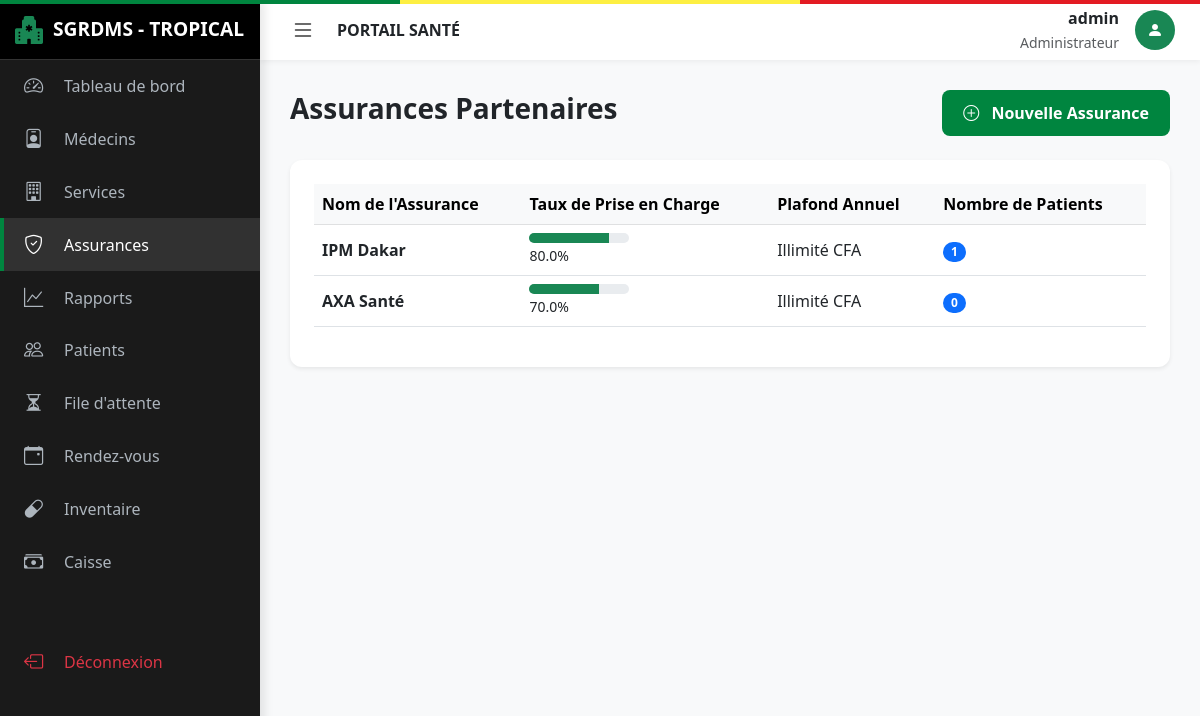
Screenshot of /admin/assurances (signed in) with the database file from the repository.
### app/models.py (models this page shows)
class Utilisateur(db.Model, UserMixin):
    id = db.Column(db.Integer, primary_key=True)
    username = db.Column(db.String(50), unique=True, nullable=False)
    password = db.Column(db.String(100), nullable=False)
    role = db.Column(db.String(20), nullable=False) # Admin, Medecin, Patient, Pharmacien, Receptionniste
    date_creation = db.Column(db.DateTime, default=datetime.utcnow)
    patient_id = db.Column(db.Integer, db.ForeignKey('patient.id'), nullable=True)
    patient = db.relationship('Patient', backref='user', uselist=False)
    medecin_id = db.Column(db.Integer, db.ForeignKey('medecin.id'), nullable=True)
    medecin = db.relationship('Medecin', backref='user', uselist=False)

class Assurance(db.Model):
    id = db.Column(db.Integer, primary_key=True)
    nom_assurance = db.Column(db.String(100), nullable=False)
    taux_pec = db.Column(db.Float) # Taux Prise En Charge
    plafond_annuel = db.Column(db.Float)

### app/routes.py (the view)
@main.route("/admin/assurances")
@login_required
def list_assurances():
    if current_user.role != 'Administrateur': return redirect(url_for('main.dashboard'))
    return render_template('admin/assurances.html', assurances=Assurance.query.all())

### app/__init__.py (called while the page is built)
def create_app(config_class=Config):
    app = Flask(__name__)
    app.config.from_object(Config)
    db.init_app(app)
    bcrypt.init_app(app)
    login_manager.init_app(app)
    from app.routes import main
    app.register_blueprint(main)
    @app.context_processor
    def inject_now():
        from datetime import datetime
        return {'datetime': datetime}
    return app

### app/models.py (called while the page is built)
@login_manager.user_loader
def load_user(user_id):
    return Utilisateur.query.get(int(user_id))

### app/templates/admin/assurances.html (shortened to what this page needs)
{% extends "base.html" %}
{% block content %}
<div class="d-flex justify-content-between align-items-center mb-4">
    <h3 class="fw-bold">Assurances Partenaires</h3>
    <a href="{{ url_for('main.nouvelle_assurance') }}" class="btn btn-senegal">
        <i class="bi bi-plus-circle me-2"></i> Nouvelle Assurance
    </a>
</div>
<div class="card border-0 shadow-sm p-4">
    <div class="table-responsive">
        <table class="table table-hover align-middle">
            <thead class="table-light">
                <tr>
                    <th>Nom de l'Assurance</th>
                    <th>Taux de Prise en Charge</th>
                    <th>Plafond Annuel</th>
                    <th>Nombre de Patients</th>
                </tr>
            </thead>
            <tbody>
                {% for a in assurances %}
                <tr>
                    <td class="fw-bold">{{ a.nom_assurance }}</td>
                    <td>
                        <div class="progress" style="height: 10px; width: 100px;">
                            <div class="progress-bar bg-success" role="progressbar" style="width: {{ a.taux_pec }}%" aria-valuenow="{{ a.taux_pec }}" aria-valuemin="0" aria-valuemax="100"></div>
                        </div>
                        <small>{{ a.taux_pec }}%</small>
                    </td>
                    <td>{{ a.plafond_annuel if a.plafond_annuel else 'Illimité' }} CFA</td>
                    <td><span class="badge bg-primary rounded-pill">{{ a.patients|length }}</span></td>
                </tr>
                {% else %}
                <tr>
                    <td colspan="4" class="text-center text-muted py-4">Aucune assurance enregistrée.</td>
                </tr>
                {% endfor %}
            </tbody>
        </table>
    </div>
</div>
{% endblock %}

### app/templates/base.html (shortened to what this page needs)
<!DOCTYPE html>
<html lang="fr">
<head>
    <link href="https://cdn.jsdelivr.net/npm/bootstrap@5.3.0/dist/css/bootstrap.min.css" rel="stylesheet">
    <link rel="stylesheet" href="https://cdn.jsdelivr.net/npm/bootstrap-icons@1.11.0/font/bootstrap-icons.css">
</head>
<body>
    {% if current_user.is_authenticated %}
    <div id="sidebar">
        <div class="sidebar-header">
            <i class="bi bi-hospital-fill text-success fs-3"></i>
            <span class="logo-text">SGRDMS - TROPICAL</span>
        </div>
            <a href="{{ url_for('main.dashboard') }}" class="menu-item {{ 'active' if request.endpoint == 'main.dashboard' }}">
                <i class="bi bi-speedometer2"></i>
                <span class="menu-text">Tableau de bord</span>
            </a>
            {% if current_user.role == 'Administrateur' %}
            <a href="{{ url_for('main.list_medecins') }}" class="menu-item {{ 'active' if request.endpoint == 'main.list_medecins' }}">
                <i class="bi bi-person-badge"></i>
                <span class="menu-text">Médecins</span>
            </a>
            <a href="{{ url_for('main.list_services') }}" class="menu-item {{ 'active' if request.endpoint == 'main.list_services' }}">
                <i class="bi bi-building"></i>
                <span class="menu-text">Services</span>
            </a>
            <a href="{{ url_for('main.list_assurances') }}" class="menu-item {{ 'active' if request.endpoint == 'main.list_assurances' }}">
                <i class="bi bi-shield-check"></i>
                <span class="menu-text">Assurances</span>
            </a>
            <a href="{{ url_for('main.rapports') }}" class="menu-item {{ 'active' if request.endpoint == 'main.rapports' }}">
                <i class="bi bi-graph-up"></i>
                <span class="menu-text">Rapports</span>
            </a>
            {% endif %}
            {% if current_user.role in ['Administrateur', 'Receptionniste', 'Medecin'] %}
            <a href="{{ url_for('main.list_patients') }}" class="menu-item {{ 'active' if request.endpoint == 'main.list_patients' }}">
                <i class="bi bi-people"></i>
                <span class="menu-text">Patients</span>
            </a>
            {% endif %}
            {% if current_user.role in ['Administrateur', 'Receptionniste'] %}
            <a href="{{ url_for('main.file_attente') }}" class="menu-item {{ 'active' if request.endpoint == 'main.file_attente' }}">
                <i class="bi bi-hourglass-split"></i>
                <span class="menu-text">File d'attente</span>
            </a>
            {% endif %}
            {% if current_user.role not in ['Pharmacien', 'Caissier'] %}
            <a href="{{ url_for('main.list_rdvs') }}" class="menu-item {{ 'active' if request.endpoint == 'main.list_rdvs' }}">
                <i class="bi bi-calendar-event"></i>
                <span class="menu-text">Rendez-vous</span>
            </a>
            {% endif %}
            {% if current_user.role == 'Pharmacien' or current_user.role == 'Administrateur' %}
            <a href="{{ url_for('main.pharmacie_inventaire') }}" class="menu-item {{ 'active' if request.endpoint == 'main.pharmacie_inventaire' }}">
                <i class="bi bi-capsule"></i>
                <span class="menu-text">Inventaire</span>
            </a>
            {% endif %}
            {% if current_user.role in ['Caissier', 'Administrateur'] %}
            <a href="{{ url_for('main.caisse_factures') }}" class="menu-item {{ 'active' if request.endpoint == 'main.caisse_factures' }}">
                <i class="bi bi-cash-stack"></i>
                <span class="menu-text">Caisse</span>
            </a>
            {% endif %}
            <div class="mt-auto pt-5">
                <a href="{{ url_for('main.logout') }}" class="menu-item text-danger">
                    <i class="bi bi-box-arrow-left"></i>
                    <span class="menu-text">Déconnexion</span>
                </a>
            </div>
        </div>
    <div id="main-wrapper">
        <header class="top-navbar">
            <button class="toggle-btn" id="sidebarToggle">
                <i class="bi bi-list"></i>
            </button>
            <div class="ms-3 fw-bold text-uppercase d-none d-md-block">
                {{ title if title else "Portail Santé" }}
            </div>
            <div class="ms-auto d-flex align-items-center">
                <div class="text-end me-3 d-none d-sm-block">
                    <div class="fw-bold">{{ current_user.username }}</div>
                    <small class="text-muted">{{ current_user.role }}</small>
                </div>
                <div class="rounded-circle bg-success text-white d-flex align-items-center justify-content-center" style="width: 40px; height: 40px;">
                    <i class="bi bi-person-fill"></i>
                </div>
            </div>
        </header>
        <main class="content-area">
            {% block content %}{% endblock %}
        </main>
    </div>
    {% else %}
    <div class="content-area p-0">
        {% block auth_content %}{% endblock %}
    </div>
    {% endif %}
</body>
</html>

### app/templates/base.html (style rules this page uses)
:root { --sn-green: #00853f; --sn-yellow: #fdef42; --sn-red: #e31b23; --sidebar-width: 260px; --sidebar-collapsed-width: 70px; --top-nav-height: 60px; --bg-light: #f8f9fa; }
body { background-color: var(--bg-light); overflow-x: hidden; font-family: 'Segoe UI', Tahoma, Geneva, Verdana, sans-serif; }
#sidebar { width: var(--sidebar-width); height: 100vh; position: fixed; left: 0; top: 0; z-index: 1000; background: #1a1a1a; color: white; transition: all 0.3s ease; box-shadow: 4px 0 10px rgba(0,0,0,0.1); }
.sidebar-header { height: var(--top-nav-height); display: flex; align-items: center; padding: 0 15px; border-bottom: 1px solid #333; background: #000; }
.sidebar-header .logo-text { white-space: nowrap; overflow: hidden; font-weight: bold; font-size: 1.2rem; margin-left: 10px; transition: opacity 0.2s; }
.menu-item { padding: 12px 20px; display: flex; align-items: center; color: #adb5bd; text-decoration: none; transition: all 0.2s; border-left: 4px solid transparent; }
.menu-item.active { color: white; background: rgba(255,255,255,0.1); border-left: 4px solid var(--sn-green); }
.menu-item i { font-size: 1.2rem; min-width: 30px; }
.menu-text { margin-left: 10px; white-space: nowrap; transition: opacity 0.2s; }
#main-wrapper { margin-left: var(--sidebar-width); transition: all 0.3s ease; min-height: 100vh; display: flex; flex-direction: column; }
.top-navbar { height: var(--top-nav-height); background: white; display: flex; align-items: center; padding: 0 25px; box-shadow: 0 2px 5px rgba(0,0,0,0.05); position: sticky; top: 0; z-index: 999; }
.toggle-btn { background: none; border: none; font-size: 1.5rem; cursor: pointer; color: #333; }
.content-area { padding: 30px; flex-grow: 1; }
.card { border: none; border-radius: 12px; box-shadow: 0 5px 15px rgba(0,0,0,0.05); transition: transform 0.2s; }
.btn-senegal { background-color: var(--sn-green); color: white; border-radius: 8px; padding: 10px 20px; font-weight: 600; }

### rows the page displays
Utilisateur: username "admin", role "Administrateur"
Assurance: nom_assurance "IPM Dakar", taux_pec "80.0", plafond_annuel "Illimité", patients|length "1"
Assurance: nom_assurance "AXA Santé", taux_pec "70.0", plafond_annuel "Illimité", patients|length "0"

### other values shown
{{ title if title else "Portail Santé" }} "PORTAIL SANTÉ"
